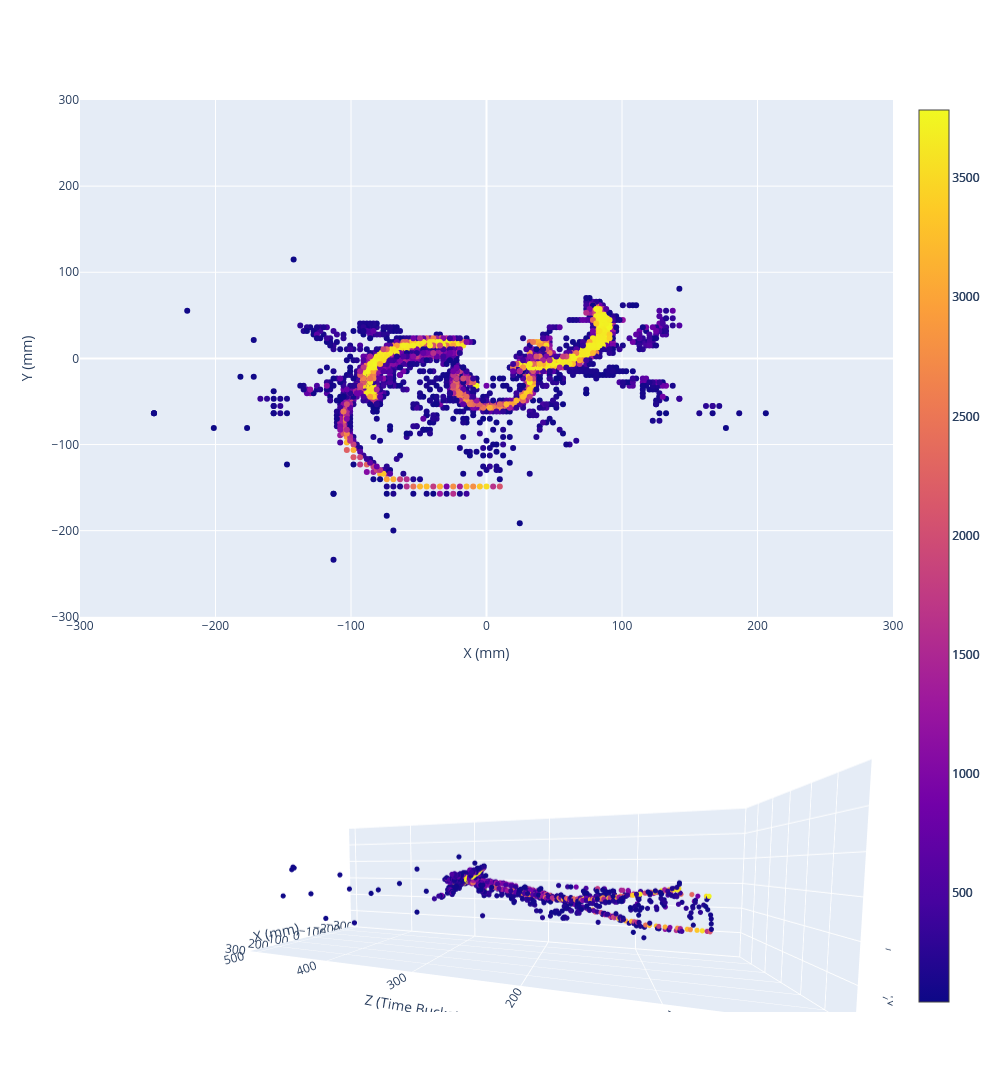

The notebook cell saved with this chart:
### Markdown cell above
Now that peaks have been found, we can form a point cloud! Here we'll also apply the eletric field correction from Garfield. If you haven't run Spyral at all, this cell might take a bit to run, as the electric field correction will need to be generated if it is turned on.

### Code cell
cloud = PointCloud()

# Do the electric field correction if requested
corrector = None
if correction_path.exists():
    corrector = create_electron_corrector(correction_path)

cloud.load_cloud_from_get_event(event, pad_map)
hover_text = [f"Pad ID: {int(point[5])}" for point in cloud.cloud] # We'll use this later

fig = make_subplots(2, 1, row_heights=[0.66, 0.33], specs=[[{"type": "xy"}], [{"type": "scene"}]])
fig.add_trace(
    go.Scatter3d(
        x=cloud.cloud[:, 2], 
        y=cloud.cloud[:, 0], 
        z=cloud.cloud[:, 1], 
        mode="markers",
        text = hover_text,
        hovertemplate="X: %{y:.2f}<br>Y: %{z:.2f}<br>Z: %{x:.2f}<br>%{text}",
        marker= {
            "size": 3, 
            "color": cloud.cloud[:, 3], 
            "showscale": True
            }, 
        name="Point Cloud"
    ),
    row=2,
    col=1
)
fig.add_trace(
    go.Scatter(
        x=cloud.cloud[:, 0], 
        y=cloud.cloud[:, 1], 
        mode="markers",
        text = hover_text,
        hovertemplate="X: %{x:.2f}<br>Y: %{y:.2f}<br>%{text}",
        marker= {
            "color": cloud.cloud[:, 3], 
            "showscale": True
        }, 
        name="XY Projection"),
    row=1,
    col=1
)
fig.update_layout(
    xaxis_title = "X (mm)",
    yaxis_title = "Y (mm)",
    xaxis_range=[-300.0, 300.0],
    yaxis_range=[-300.0, 300.0],
    scene = {
        "xaxis_title": "Z (Time Buckets)",
        "yaxis_title": "X (mm)",
        "zaxis_title": "Y (mm)",
        "aspectratio": {
            "x": 3.3,
            "y": 1.0,
            "z": 1.0
        },
        "xaxis_range": [0.0, 512.0],
        "yaxis_range": [-300.0, 300.0],
        "zaxis_range": [-300.0, 300.0],
    },
    width = 1000,
    height = 1500,
    showlegend=False
)
fig.show()

### Figure 1 — Plotly figure (JSON) as saved in the notebook; plotly's stock layout.template omitted (floating-point values rounded to 4 significant figures; data arrays with more than 128 entries replaced by an {"elided": "..."} marker saying what was removed)
{"data": [{"hovertemplate": "X: %{y:.2f}<br>Y: %{z:.2f}<br>Z: %{x:.2f}<br>%{text}", "marker": {"color": {"elided": "1492 int values"}, "showscale": true, "size": 3}, "mode": "markers", "name": "Point Cloud", "scene": "scene", "text": {"elided": "1492 str values"}, "type": "scatter3d", "x": {"elided": "1492 float values"}, "y": {"elided": "1492 float values"}, "z": {"elided": "1492 float values"}}, {"hovertemplate": "X: %{x:.2f}<br>Y: %{y:.2f}<br>%{text}", "marker": {"color": {"elided": "1492 int values"}, "showscale": true}, "mode": "markers", "name": "XY Projection", "text": {"elided": "1492 str values"}, "type": "scatter", "x": {"elided": "1492 float values"}, "xaxis": "x", "y": {"elided": "1492 float values"}, "yaxis": "y"}], "layout": {"height": 1500, "scene": {"aspectratio": {"x": 3.3, "y": 1, "z": 1}, "camera": {"center": {"x": 0, "y": 0, "z": 0}, "eye": {"x": -0.7135, "y": 2.041, "z": 0.1103}, "projection": {"type": "perspective"}, "up": {"x": 0, "y": 0, "z": 1}}, "domain": {"x": [0, 1], "y": [0, 0.2833]}, "xaxis": {"range": [0, 512], "title": {"text": "Z (Time Buckets)"}, "type": "linear"}, "yaxis": {"range": [-300, 300], "title": {"text": "X (mm)"}, "type": "linear"}, "zaxis": {"range": [-300, 300], "title": {"text": "Y (mm)"}, "type": "linear"}}, "showlegend": false, "width": 1000, "xaxis": {"anchor": "y", "domain": [0, 1], "range": [-300, 300], "title": {"text": "X (mm)"}, "type": "linear"}, "yaxis": {"anchor": "x", "domain": [0.4333, 1], "range": [-300, 300], "title": {"text": "Y (mm)"}, "type": "linear"}}}
